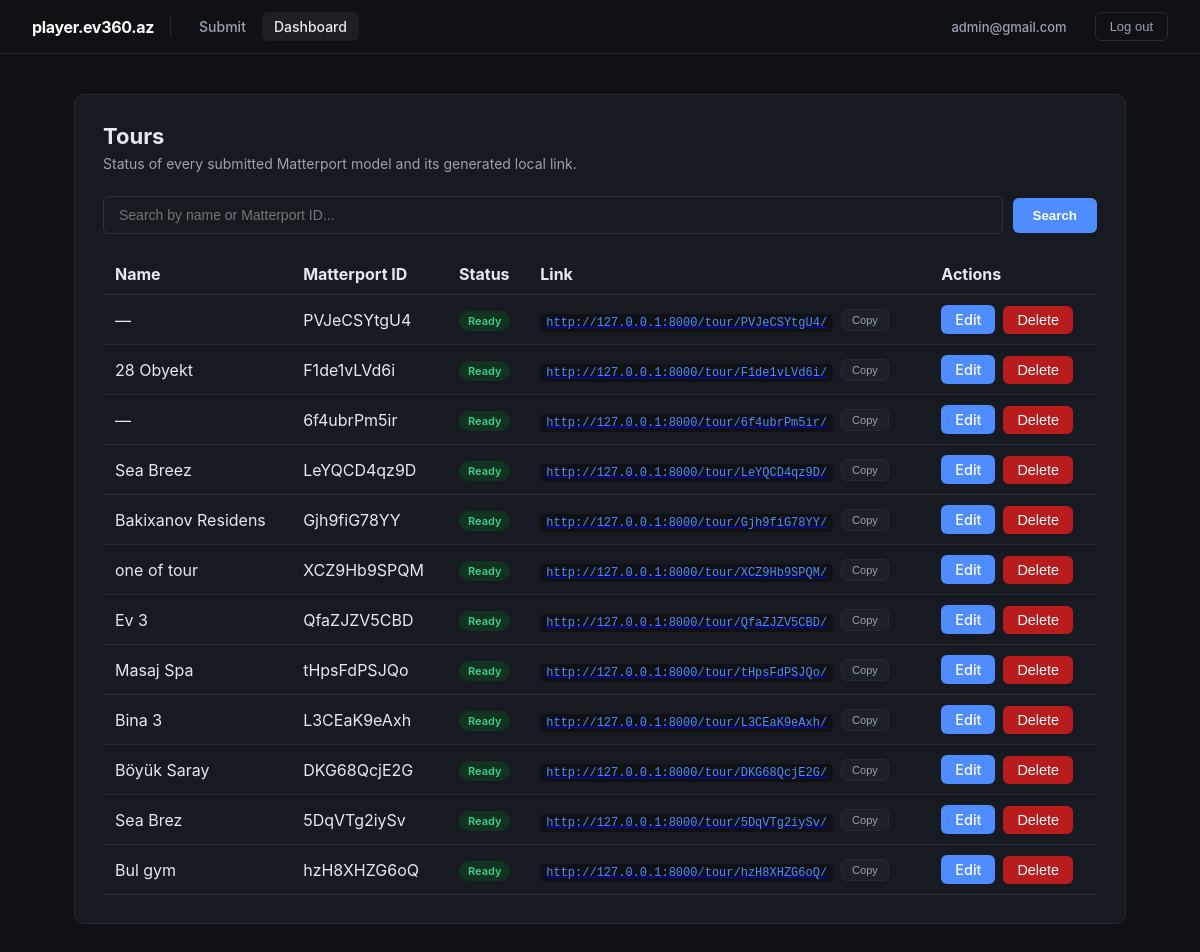
Before: /dashboard/ (signed in) with the older database file.
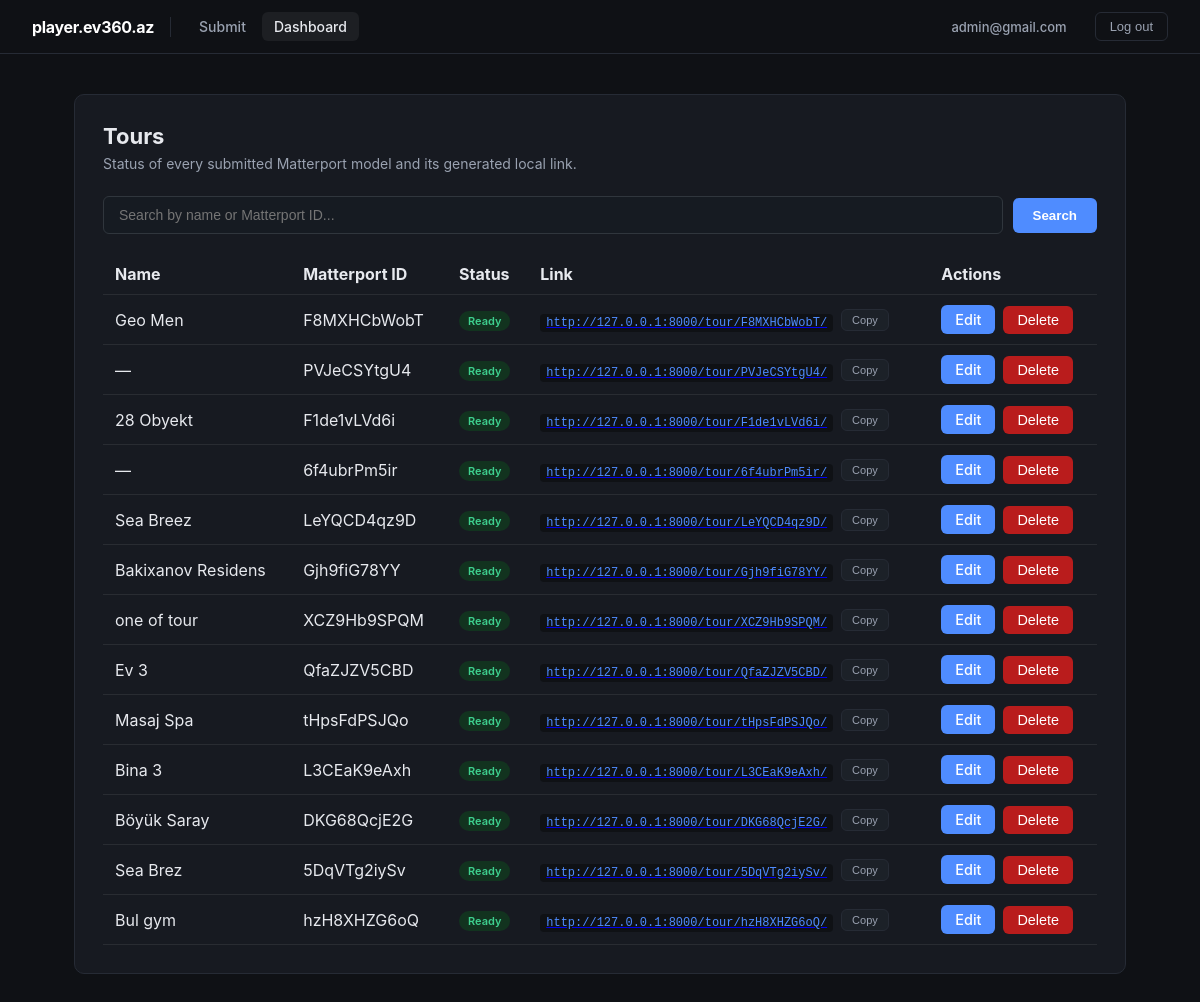
After: the same page with the newer database file.
### tours/models.py (models this page shows, shortened)
class Tour(models.Model):
    matterport_id = models.CharField(max_length=32, unique=True, db_index=True)
    name = models.CharField(max_length=255, blank=True, default="")
    created_at = models.DateTimeField(auto_now_add=True)
    class Meta:
        ordering = ["-created_at"]
    @property
    def latest_upload(self):
        return self.uploads.order_by("-created_at").first()
    @property
    def local_url(self) -> str:
        return f"{settings.PLAYER_PUBLIC_BASE_URL}/tour/{self.matterport_id}/"

class TourUpload(models.Model):
    class SourceType(models.TextChoices):
        URL = "url", "Matterport URL"
        ZIP = "zip", "ZIP Upload"
    class Status(models.TextChoices):
        PENDING = "pending", "Pending"
        DOWNLOADING = "downloading", "Downloading"
        READY = "ready", "Ready"
        FAILED = "failed", "Failed"
    tour = models.ForeignKey(
        Tour, on_delete=models.CASCADE, related_name="uploads", null=True, blank=True
    )
    source_type = models.CharField(max_length=10, choices=SourceType.choices)
    source_url = models.URLField(blank=True)
    original_zip_name = models.CharField(max_length=255, blank=True)
    status = models.CharField(max_length=20, choices=Status.choices, default=Status.PENDING)
    local_path = models.CharField(max_length=255, blank=True)
    error_message = models.TextField(blank=True)
    celery_task_id = models.CharField(max_length=64, blank=True)
    created_at = models.DateTimeField(auto_now_add=True)
    updated_at = models.DateTimeField(auto_now=True)
    class Meta:
        ordering = ["-created_at"]

### tours/views.py (the view)
# urls.py: path("dashboard/", views.dashboard_view, name="dashboard"),
@login_required
def dashboard_view(request):
    query = request.GET.get("q", "").strip()
    tours = Tour.objects.all()
    if query:
        tours = tours.filter(
            Q(name__icontains=query) | Q(matterport_id__icontains=query)
        )
    tour_rows = []
    has_active = False
    for tour in tours:
        latest = tour.latest_upload
        if latest is None:
            continue
        tour_rows.append({"tour": tour, "upload": latest})
        if latest.status in (TourUpload.Status.PENDING, TourUpload.Status.DOWNLOADING):
            has_active = True
    pending_zip_uploads = TourUpload.objects.filter(tour__isnull=True).exclude(
        status=TourUpload.Status.READY
    )
    if pending_zip_uploads.exists():
        has_active = True
    return render(
        request,
        "tours/dashboard.html",
        {
            "tour_rows": tour_rows,
            "pending_zip_uploads": pending_zip_uploads,
            "has_active_tours": has_active,
            "query": query,
        },
    )

### tours/templates/tours/dashboard.html (shortened to what this page needs)
{% extends "tours/base.html" %}
{% block content %}
<div class="panel">
  <h1>Tours</h1>
  <p class="sub">Status of every submitted Matterport model and its generated local link.</p>
  <form method="get" class="search-form" style="margin-bottom:20px; display:flex; gap:10px; align-items:center;">
    <input type="text" name="q" value="{{ query }}" placeholder="Search by name or Matterport ID..."
           style="flex:1; padding:10px 15px; border-radius:6px; border:1px solid #30363d; background-color:#161b22; color:#c9d1d9; outline:none;">
    <button type="submit" style="padding:10px 20px; border-radius:6px; background-color:var(--accent, #3498db); color:#ffffff; border:none; cursor:pointer; font-weight:600; margin-top:0; transition: opacity 0.2s;" onmouseover="this.style.opacity='0.8'" onmouseout="this.style.opacity='1'">
        Search
    </button>
  </form>
  {% if tour_rows or pending_zip_uploads %}
  <div style="overflow-x: auto; width: 100%;">
  <table class="tour-table" style="width: 100%;">
    <thead>
      <tr>
        <th style="white-space: nowrap;">Name</th>
        <th style="white-space: nowrap;">Matterport ID</th>
        <th style="white-space: nowrap;">Status</th>
        <th style="white-space: nowrap;">Link</th>
        <th style="white-space: nowrap;">Actions</th>
      </tr>
    </thead>
    <tbody>
      {% for row in tour_rows %}
      {% with tour=row.tour upload=row.upload %}
      <tr>
        <td style="white-space: nowrap;">{{ tour.name|default:"—" }}</td>
        <td style="white-space: nowrap;">{{ tour.matterport_id }}</td>
        <td style="white-space: nowrap;">
          <span class="badge badge-{{ upload.status }}">{{ upload.get_status_display }}</span>
        </td>
        <td style="white-space: nowrap;">
          {% if upload.status == "ready" %}
            <div style="display: flex; align-items: center; gap: 8px; flex-wrap: nowrap;">
              <a href="{{ tour.local_url }}" target="_blank"><code>{{ tour.local_url }}</code></a>
              <button type="button" class="copy-btn" data-url="{{ tour.local_url }}" onclick="copyTourLink(this)">Copy</button>
            </div>
          {% else %}
            —
          {% endif %}
        </td>
        <td style="white-space: nowrap;">
          <div style="display: flex; align-items: center; gap: 8px; flex-wrap: nowrap;">
            <a href="{% url 'edit_tour' tour.id %}" class="btn" style="background:var(--accent);color:#fff;text-decoration:none;">Edit</a>
            <form method="post" action="{% url 'delete_tour' tour.id %}"
                  onsubmit="return confirm('Delete this tour and all its upload history permanently?');" style="display:inline-block; margin:0; padding:0;">
              <button type="submit" class="btn btn-danger">Delete</button>
            </form>
          </div>
        </td>
      </tr>
      {% endwith %}
      {% endfor %}
    </tbody>
  </table>
  </div>
  {% else %}
    {% if query %}
      <div class="empty">No tours match "{{ query }}". <a href="{% url 'dashboard' %}">Clear search</a></div>
    {% else %}
      <div class="empty">No tours submitted yet. <a href="{% url 'submit' %}">Submit one →</a></div>
    {% endif %}
  {% endif %}
</div>
{% endblock %}

### tours/templates/tours/base.html (shortened to what this page needs)
<!DOCTYPE html>
<html lang="az">
<head>
</head>
<body>
<nav>
  <div class="nav-left">
    <span class="brand">player.ev360.az</span>
    <div class="nav-links">
      <a href="{% url 'submit' %}" class="{% if request.resolver_match.url_name == 'submit' %}active{% endif %}">Submit</a>
      <a href="{% url 'dashboard' %}" class="{% if request.resolver_match.url_name == 'dashboard' %}active{% endif %}">Dashboard</a>
    </div>
  </div>
  <div class="nav-right">
    {% if user.is_authenticated %}
      <a href="{% url 'profile' %}" class="user-email">{{ user.email }}</a>
      <form method="post" action="{% url 'logout' %}" style="display:inline; margin: 0; padding: 0;">
        <button type="submit" class="logout-btn">Log out</button>
      </form>
    {% else %}
      <a href="{% url 'login' %}">Log in</a>
    {% endif %}
  </div>
</nav>
<main>
  {% block content %}  {% endblock %}
</main>
</body>
</html>

### tours/templates/tours/base.html (style rules this page uses)
:root { --bg: #0f1115; --panel: #171a21; --border: #262b35; --text: #e7e9ee; --muted: #9aa2b1; --accent: #4f8cff; --ok: #3ecf8e; --fail: #ff6161; --warn: #ffb454; --hover-bg: rgba(255, 255, 255, 0.06); }
* { box-sizing: border-box; }
body { margin: 0; background: var(--bg); color: var(--text); font-family: -apple-system, BlinkMacSystemFont, "Segoe UI", Roboto, Helvetica, Arial, sans-serif; }
nav { display: flex; justify-content: space-between; align-items: center; padding: 12px 32px; background: var(--bg); border-bottom: 1px solid var(--border); }
.nav-left, .nav-right { display: flex; align-items: center; gap: 16px; }
nav .brand { font-weight: 700; color: #ffffff; font-size: 16px; letter-spacing: -0.02em; padding-right: 16px; border-right: 1px solid var(--border); }
.nav-links { display: flex; gap: 4px; }
nav a { color: var(--muted); text-decoration: none; font-size: 14px; font-weight: 500; padding: 6px 12px; border-radius: 6px; transition: all 0.2s ease; }
nav a.active, nav a:hover { color: var(--text); background: var(--hover-bg); }
.user-email { font-size: 13px; color: var(--muted); }
.logout-btn { margin: 0; padding: 6px 14px; background: transparent; border: 1px solid var(--border); border-radius: 6px; color: var(--muted); font-size: 13px; font-weight: 500; cursor: pointer; transition: all 0.2s ease; }
main { max-width: 1100px; margin: 0 auto; padding: 40px 24px; }
.panel { background: var(--panel); border: 1px solid var(--border); border-radius: 10px; padding: 28px; }
h1 { font-size: 22px; margin: 0 0 6px; }
p.sub { color: var(--muted); margin: 0 0 24px; font-size: 14px; }
input[type=url], input[type=text] { width: 100%; padding: 12px 14px; background: #0f1115; border: 1px solid var(--border); border-radius: 8px; color: var(--text); font-size: 14px; }
.badge { display: inline-block; padding: 3px 9px; border-radius: 20px; font-size: 11px; font-weight: 600; }
.badge-ready { background: #12331f; color: var(--ok); }
code { background: #0f1115; padding: 2px 6px; border-radius: 4px; font-size: 12px; color: var(--accent); }
.copy-btn { margin-left: 0px; padding: 4px 10px; background: #1c2128; border: 1px solid var(--border); border-radius: 6px; color: var(--muted); font-size: 11px; cursor: pointer; transition: 0.2s; }
.btn { display: inline-block; padding: 6px 14px; border: none; border-radius: 6px; font-size: 0.9rem; font-weight: 500; cursor: pointer; transition: background 0.15s ease; }
.btn-danger { background: #b91c1c; color: #fff; }
.tour-table { width: 100%; border-collapse: collapse; }
.tour-table th, .tour-table td { padding: 10px 12px; text-align: left; border-bottom: 1px solid rgba(255,255,255,0.08); }

Changed rows visible on the page:
added Tour: tour.name "Geo Men", tour.matterport_id "F8MXHCbWobT", upload.status "Ready", tour.local_url "http://127.0.0.1:8000/tour/F8MXHCbWobT/"
